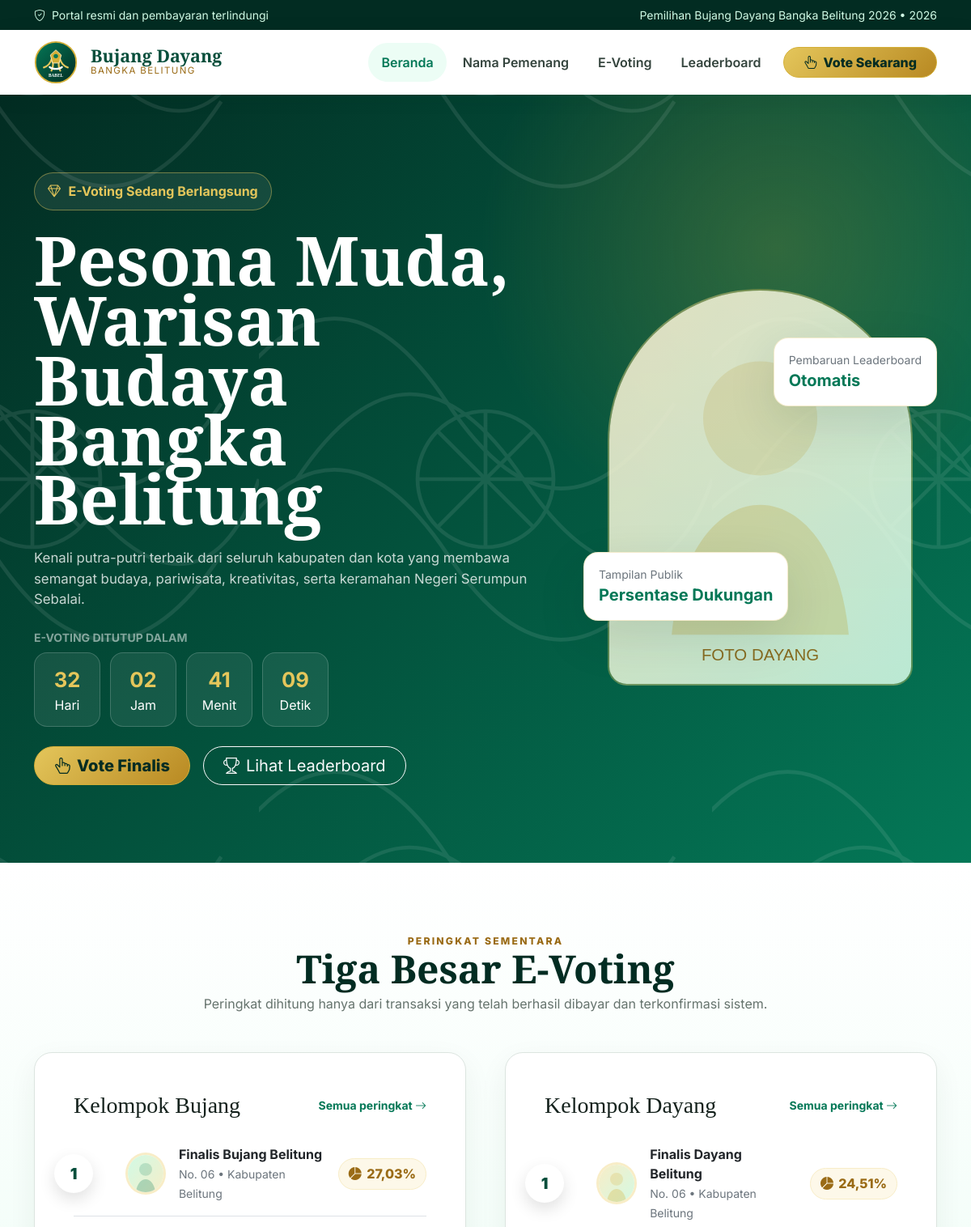
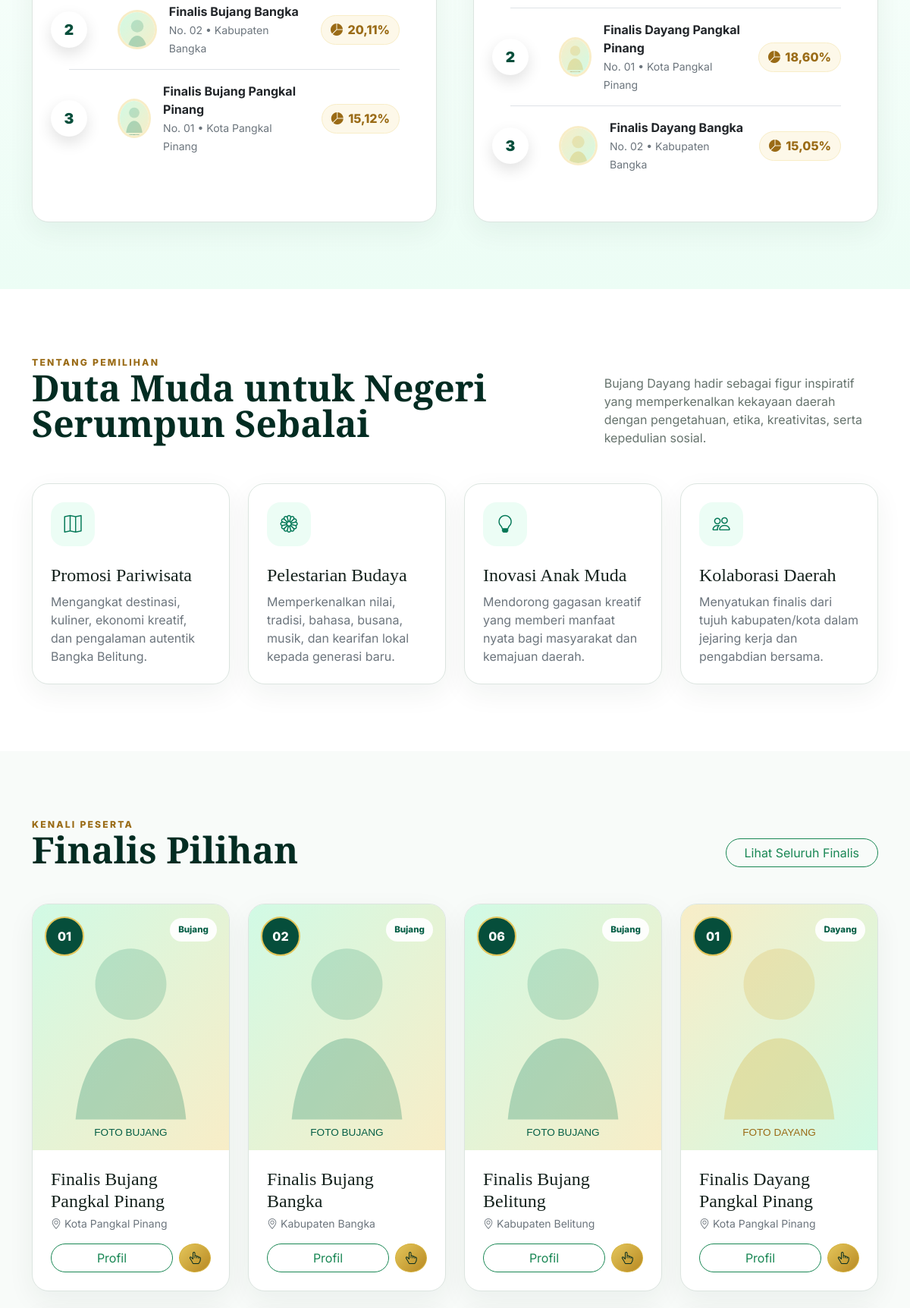
The page / (upper part) on the database its author committed (2 pictures, top to bottom).
### tables this page shows
CREATE TABLE IF NOT EXISTS events (
  id BIGINT UNSIGNED AUTO_INCREMENT PRIMARY KEY,
  name VARCHAR(180) NOT NULL,
  year SMALLINT UNSIGNED NOT NULL,
  theme VARCHAR(255) NULL,
  voting_start_at DATETIME NULL,
  voting_end_at DATETIME NULL,
  status ENUM('DRAFT','PUBLISHED','VOTING_ACTIVE','VOTING_CLOSED','ARCHIVED') NOT NULL DEFAULT 'DRAFT',
  homepage_mode ENUM('AUTO','GENERAL','LEADERBOARD') NOT NULL DEFAULT 'AUTO',
  leaderboard_visible TINYINT(1) NOT NULL DEFAULT 1,
  leaderboard_frozen TINYINT(1) NOT NULL DEFAULT 0,
  points_visible TINYINT(1) NOT NULL DEFAULT 1,
  created_at DATETIME NOT NULL,
  updated_at DATETIME NOT NULL,
  INDEX idx_events_status_year(status,year)
);

CREATE TABLE IF NOT EXISTS finalists (
  id BIGINT UNSIGNED AUTO_INCREMENT PRIMARY KEY,
  event_id BIGINT UNSIGNED NOT NULL,
  category ENUM('BUJANG','DAYANG') NOT NULL,
  contestant_number INT UNSIGNED NOT NULL,
  full_name VARCHAR(150) NOT NULL,
  slug VARCHAR(190) NOT NULL UNIQUE,
  region_id BIGINT UNSIGNED NOT NULL,
  photo VARCHAR(255) NULL,
  biography TEXT NULL,
  motto VARCHAR(500) NULL,
  education VARCHAR(255) NULL,
  program_description TEXT NULL,
  instagram VARCHAR(255) NULL,
  is_featured TINYINT(1) NOT NULL DEFAULT 0,
  is_active TINYINT(1) NOT NULL DEFAULT 1,
  created_at DATETIME NOT NULL,
  updated_at DATETIME NOT NULL,
  UNIQUE KEY uq_finalist_number(event_id,category,contestant_number),
  INDEX idx_finalists_event_category(event_id,category,is_active),
  CONSTRAINT fk_finalists_event FOREIGN KEY(event_id) REFERENCES events(id) ON DELETE RESTRICT,
  CONSTRAINT fk_finalists_region FOREIGN KEY(region_id) REFERENCES regions(id) ON DELETE RESTRICT
);

CREATE TABLE IF NOT EXISTS regions (
  id BIGINT UNSIGNED AUTO_INCREMENT PRIMARY KEY,
  name VARCHAR(120) NOT NULL UNIQUE,
  type ENUM('KABUPATEN','KOTA','PROVINSI') NOT NULL DEFAULT 'KABUPATEN',
  sort_order INT NOT NULL DEFAULT 0,
  is_active TINYINT(1) NOT NULL DEFAULT 1
);

### index.php (the view, shortened to what the rows shown need)
<?php
require __DIR__ . '/app/bootstrap.php';
$event = active_event();
$topBujang = $topDayang = $featuredFinalists = $schedules = $faqs = $sponsors = [];
if ($event) {
    $topBujang = LeaderboardService::publicRankings((int)$event['id'], 'BUJANG', 3);
    $topDayang = LeaderboardService::publicRankings((int)$event['id'], 'DAYANG', 3);
    $stmt = db()->prepare("SELECT f.*, r.name region_name FROM finalists f JOIN regions r ON r.id=f.region_id WHERE f.event_id=? AND f.is_active=1 ORDER BY f.is_featured DESC, f.category, f.contestant_number LIMIT 8");
    $stmt->execute([$event['id']]); $featuredFinalists = $stmt->fetchAll();
}
$homeVoting = $event && $event['status'] === 'VOTING_ACTIVE';
require __DIR__ . '/views/partials/header.php';
?>
<section class="hero d-flex align-items-center py-5">
  <div class="container py-5">
    <div class="row align-items-center g-5">
      <div class="col-lg-7">
        <h1 class="hero-title mb-4"><?= e(setting('hero_title', 'Pesona Muda, Warisan Budaya Bangka Belitung')) ?></h1>
      </div>
    </div>
  </div>
</section>
<?php if ($homeVoting): ?>
<section class="section-space podium-section">
  <div class="container">
    <div class="text-center mb-5"><h2 class="section-title">Tiga Besar E-Voting</h2></div>
    <div class="row g-5">
      <?php foreach ([['BUJANG',$topBujang],['DAYANG',$topDayang]] as [$label,$rows]): ?>
      <div class="col-lg-6"><div class="content-card p-4 p-xl-5 h-100"><div class="d-flex justify-content-between align-items-center mb-3"><h3 class="mb-0">Kelompok <?= ucfirst(strtolower($label)) ?></h3><a href="<?= url('leaderboard.php?category='.$label) ?>" class="small fw-bold text-emerald text-decoration-none">Semua peringkat <i class="bi bi-arrow-right"></i></a></div>
        <?php if ($rows): ?><div class="list-group list-group-flush"><?php foreach ($rows as $row): ?><div class="list-group-item px-0 py-3 d-flex align-items-center gap-3"><div class="rank-medal position-static translate-middle-0 flex-shrink-0"><?= (int)$row['rank'] ?></div><img class="mini-avatar" src="<?= upload_url($row['photo'], $label==='DAYANG'?'images/placeholder-dayang.svg':'images/placeholder-bujang.svg') ?>" alt="<?= e($row['full_name']) ?>"><div class="flex-grow-1"><strong class="d-block"><?= e($row['full_name']) ?></strong><small class="text-secondary">No. <?= str_pad((string)$row['contestant_number'],2,'0',STR_PAD_LEFT) ?> • <?= e($row['region_name']) ?></small></div><span class="points-pill d-none d-sm-inline-flex"><i class="bi bi-pie-chart-fill"></i><?= support_percentage($row['support_percentage']) ?></span></div><?php endforeach; ?></div><?php else: ?><div class="empty-state py-4">Belum ada data peringkat.</div><?php endif; ?>
      </div></div>
      <?php endforeach; ?>
    </div>
  </div>
</section>
<?php endif; ?>
<section class="section-space bg-white">
  <div class="container">
    <div class="row align-items-end mb-5 g-3"><div class="col-lg-8"><h2 class="section-title">Duta Muda untuk Negeri Serumpun Sebalai</h2></div></div>
  </div>
</section>
<section class="section-space">
  <div class="container">
    <div class="d-flex flex-wrap justify-content-between align-items-end gap-3 mb-5"><div><h2 class="section-title mb-0">Finalis Pilihan</h2></div></div>
    <div class="row g-4">
      <?php foreach ($featuredFinalists as $f): ?><div class="col-sm-6 col-lg-3"><article class="finalist-card"><div class="finalist-image"><img src="<?= upload_url($f['photo'],$f['category']==='DAYANG'?'images/placeholder-dayang.svg':'images/placeholder-bujang.svg') ?>" alt="<?= e($f['full_name']) ?>"><span class="finalist-number"><?= str_pad((string)$f['contestant_number'],2,'0',STR_PAD_LEFT) ?></span><span class="category-badge"><?= ucfirst(strtolower($f['category'])) ?></span></div><div class="p-4"><h4 class="mb-1"><?= e($f['full_name']) ?></h4><p class="text-secondary small"><i class="bi bi-geo-alt me-1"></i><?= e($f['region_name']) ?></p><div class="d-flex gap-2"><a class="btn btn-outline-success flex-grow-1 rounded-pill" href="<?= url('finalist.php?slug='.urlencode($f['slug'])) ?>">Profil</a><button class="btn btn-gold rounded-circle" data-bs-toggle="modal" data-bs-target="#voteModal" data-vote-finalist data-id="<?= (int)$f['id'] ?>" data-name="<?= e($f['full_name']) ?>" data-number="<?= e($f['contestant_number']) ?>" data-region="<?= e($f['region_name']) ?>" data-category="<?= e(ucfirst(strtolower($f['category']))) ?>" data-photo="<?= upload_url($f['photo'],$f['category']==='DAYANG'?'images/placeholder-dayang.svg':'images/placeholder-bujang.svg') ?>" aria-label="Vote"><i class="bi bi-hand-index-thumb"></i></button></div></div></article></div><?php endforeach; ?>
    </div>
  </div>
</section>
<?php require __DIR__ . '/views/partials/footer.php'; ?>

### views/partials/header.php (shortened to what the rows shown need)
<?php
$pageTitle = $pageTitle ?? setting('site_name', app_config('app.name'));
$event = $event ?? active_event();
?>
<!doctype html>
<html lang="id">
<head>
    <title><?= e($pageTitle) ?> | <?= e(setting('site_name', app_config('app.name'))) ?></title>
    <link href="https://cdn.jsdelivr.net/npm/bootstrap@5.3.3/dist/css/bootstrap.min.css" rel="stylesheet">
    <link href="https://cdn.jsdelivr.net/npm/bootstrap-icons@1.11.3/font/bootstrap-icons.min.css" rel="stylesheet">
    <link rel="stylesheet" href="<?= e(url('assets/css/style.css')) ?>">
</head>
<body>
<div class="topbar py-2">
    <div class="container d-flex flex-wrap justify-content-between align-items-center gap-2 small">
        <span><i class="bi bi-shield-check me-1"></i> Portal resmi dan pembayaran terlindungi</span>
        <span><?= $event ? e($event['name']) . ' • ' . e($event['year']) : 'Bujang Dayang Bangka Belitung' ?></span>
    </div>
</div>
<main>

### rows shown on the page
events: name "Pemilihan Bujang Dayang Bangka Belitung 2026", year "2026", status "VOTING_ACTIVE" (drawn)
finalists: rank "1", full_name "Finalis Bujang Belitung", contestant_number "06", region.name "Kabupaten Belitung", support_percentage "27,03%", category "Bujang"
finalists: rank "1", full_name "Finalis Dayang Belitung", contestant_number "06", region.name "Kabupaten Belitung", support_percentage "24,51%"
finalists: contestant_number "01", category "Bujang", full_name "Finalis Bujang Pangkal Pinang", region.name "Kota Pangkal Pinang"
finalists: contestant_number "02", category "Bujang", full_name "Finalis Bujang Bangka", region.name "Kabupaten Bangka"
finalists: shows a picture, contestant_number "01", category "Dayang", full_name "Finalis Dayang Pangkal Pinang", region.name "Kota Pangkal Pinang"

### other values the page prints
setting('hero_title', 'Pesona Muda, Warisan Budaya Bangka Belitung') "Pesona Muda, Warisan Budaya Bangka Belitung"
$label "Bujang"
$row['rank'] "2"
$row['full_name'] "Finalis Bujang Bangka"
str_pad((string)$row['contestant_number'],2,'0',STR_PAD_LEFT) "02"
$row['region_name'] "Kabupaten Bangka"
support_percentage($row['support_percentage']) "20,11%"
$row['rank'] "3"
$row['full_name'] "Finalis Bujang Pangkal Pinang"
str_pad((string)$row['contestant_number'],2,'0',STR_PAD_LEFT) "01"
$row['region_name'] "Kota Pangkal Pinang"
support_percentage($row['support_percentage']) "15,12%"
$label "Dayang"
$row['full_name'] "Finalis Dayang Pangkal Pinang"
support_percentage($row['support_percentage']) "18,60%"
